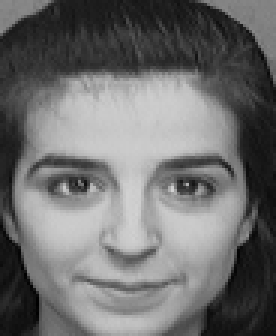
#> input picture ORL/s10_5.bmp, 92 x 112 px, given in place of s1_1.bmp, which was not available (shown 3 times larger)
$ python Main_Func.py
#> lines starting #> are read from the running program, lines starting #| are printed output that depends on the picture; pictures that were not available may be replaced by others from this repository, and a replacement may not be noted
### LoadImage.py
import cv2
from numpy import *
import os
from PIL import Image
import HistogramEqualization
def loadImage(add,ClassNum,countInSameClass,image_total,sizeOfImage):
#> called with add = './ORL/s', ClassNum = 40, countInSameClass = 10, image_total = 400, sizeOfImage = 10304
    FaceMat = mat(zeros((image_total, sizeOfImage)))
    label = mat(zeros((1, image_total)))
    m=0
    for i in range(1,ClassNum+1):
        for j in range(1,countInSameClass+1):
            try:
                img = cv2.imread(add+str(i)+'_'+str(j)+'.bmp',0)
#> img is the input picture: shape (112, 92); min 0, max 210, mean 110.3
                cv2.imshow('1', img)
                img = HistogramEqualization.junhenghua(img)
                Image.fromarray(img).show()
                cv2.waitKey(0)
                os.system("pause")
            except:
                print 'load %s failed'%i
            FaceMat[m,:] = mat(img).flatten()
            label[:,m] = i
            m = m + 1
    return FaceMat.T,label

### HistogramEqualization.py
import cv2
from numpy import *

# [9 lines left out: function HistGraphGray, not called in this run]


def junhenghua(image):
    height,width = shape(image)
#> height = 112; width = 92
    NumPixel = zeros((256))

    for i in range(0,height):
        for j in range(0,width):
            NumPixel[image[i][j]] = NumPixel[image[i][j]]+1
#> after the loop, NumPixel = 256 values, max 178 at index 201, min 0 at index 211, mean 40.25


    ProbPixel = zeros((256))
    for i in range(0,256):

        ProbPixel[i] = NumPixel[i]/(height * width * 1.0)
#> after the loop, ProbPixel = 256 values, max 0.0173 at index 201, min 0 at index 211, mean 0.00391

    CumuPixel = zeros((256))
    for i in range(0,256):
        if i == 0 :
            CumuPixel[i] = ProbPixel[i]
        else:
            CumuPixel[i] = CumuPixel[i-1]+ProbPixel[i]
#> after the loop, CumuPixel = 256 values from 9.7e-05 to 1


    CumuPixel = uint8(255.* CumuPixel+0.5)
#> CumuPixel = 256 values from 0 to 255

    img2 = zeros((height,width))
    for i in range(0,height):
        for j in range(0,width):
            img2[i][j] = CumuPixel[image[i][j]]
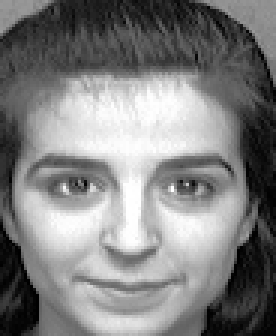
#> img2: shape (112, 92) float64 (shown 3 times larger); min 0, max 255, mean 128.3

    return img2
    # [21 lines of commented-out code are left out]

### LDA.py
#coding:utf-8
from numpy import *
import LBP
import cv2
import knn
import HistogramEqualization
#图片大小
rows = 92
cols = 112
imagesize=cols*rows
#人脸类别数：
ClassNum = 40
#每类脸的训练样本数：
train_samplesize = 5
#总训练样本数：
train_tol = ClassNum*train_samplesize
#
train = range(1,train_samplesize)
#特征维数
Eigen_num = 40
#每类脸的测试样本数：
new_testSampleSize = 5
new_test_tol = new_testSampleSize
#分类器计数变量：
test_NUM = 1
# [18 lines of commented-out code are left out]

# [14 lines left out: function loadImageSet_many, not called in this run]

def Eigenface(FaceMat,Eigen_num):
    NN,Train_num = shape(FaceMat)
    Mean_Image = mean(FaceMat,1)#参数为1，对各行求均值
    diffTrain = FaceMat - Mean_Image

    eigvals, eigVects = linalg.eig(mat((diffTrain.T * diffTrain)/(Train_num-1)))
    eigSortIndex = argsort(-eigvals)  # 从大到小排序，默认从小到大，参数为负表示降序
    V = mat(eigVects[:, eigSortIndex[:Eigen_num]])#取特征向量的前四十维

    #取前40大的特征值

    for i in range(1,Eigen_num+1):
        disc_value = mat(eigvals[eigSortIndex[:i]])


    disc_set = mat(zeros((NN,Eigen_num)))

    Train_set = diffTrain / sqrt(Train_num - 1)
    for k in range(0, Eigen_num):
        a = Train_set * V[:,k] #a为10000*1
        b =float (1/sqrt(disc_value[:,k]))
        disc_set[:,k] = b*a
    disc_set = real(disc_set)

    return disc_set,disc_value,Mean_Image


# [20 lines left out: function count, not called in this run]

# [13 lines of commented-out code are left out]

def LDA(FaceMat,label):
    FaceMat_set = FaceMat.T
    disc_set,disc_value,MeanImage = Eigenface(FaceMat_set,Eigen_num)
    #训练样本的第一次投影
    train_pro = disc_set.T*FaceMat.T
    #训练样本总体均值及每类均值
    total_mean = mean(train_pro,1)
    EachClassMean = mat(zeros((Eigen_num,ClassNum)))
    EachClassNum = mat(zeros((1,ClassNum)))
    m=0
    temp = mat(zeros((Eigen_num,train_samplesize+1)))
    for i in range(1,ClassNum+1):
        for j in range(1,train_samplesize+1):
            temp[:,j]= train_pro[:,m]
            m=m+1
        EachClassMean[:,i-1] = mean(temp,1)

    #构造Fai_b,Fai_w,计算Sb，Sw

    Fai_b = mat(zeros((Eigen_num,ClassNum)))#每一类
    Fai_w = mat(zeros((Eigen_num,train_tol)))#总类

    #计算类间差
    temp1 = EachClassMean - total_mean
    Fai_b = sqrt(train_samplesize)*temp1

    #计算类内差
    for i in range(0,train_tol):
        Fai_w[:,i] = train_pro[:,i] - EachClassMean[:,int(label[0,i])-1]

    Sb = Fai_b*Fai_b.T
    Sw = Fai_w*Fai_w.T

    LDA_dim = ClassNum-1

    eig_val,eig_vec = linalg.eig(Sw.I*Sb)
    eigSortIndex = argsort(-eig_val)  # 从大到小排序，默认从小到大，参数为负表示降序
    W_LDA = mat(eig_vec[:, eigSortIndex[:LDA_dim]])  # 取LDA方向
    a = 0
    #训练样本再次投影
    train_final = W_LDA.T*train_pro

    for test_NUM in range(1,ClassNum+1):
        print 'test_num in for'+str(test_NUM)
        a += (count(disc_set,W_LDA,train_final,label,test_NUM));
    print 'average is '+str(float(a/ClassNum))

### Main_Func.py
import LoadImage
import LBP
import LDA
ClassNum = 40
countInSameClass = 10
image_total = ClassNum*countInSameClass
sizeOfImage = 112*92
if __name__ == '__main__':
    FaceMat,label = LoadImage.loadImage('./ORL/s',ClassNum,countInSameClass,image_total,sizeOfImage)
#> in loadImage, `FaceMat[m,:] = mat(img).flatten()`:
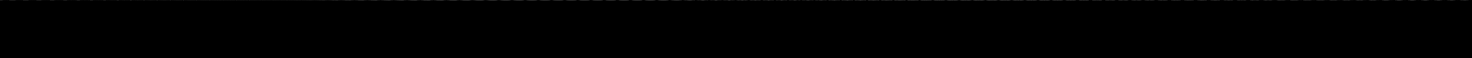
#> FaceMat: shape (400, 10304) float64 (shown at 1/7 size); min 0, max 255, mean 0.3
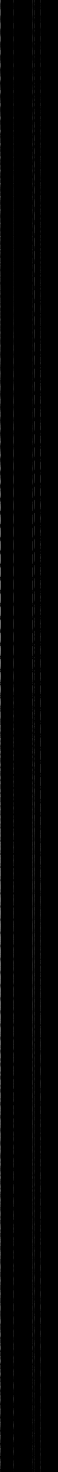
#> FaceMat: shape (10304, 400) float64 (shown at 1/7 size); 98.25% of the values are NaN or infinite; the others: min 0, max 255, mean 128.4; drawn with min black, max white, NaN and infinite black
    # FaceMat_fromLBP = LBP.LBP(92,112,FaceMat)
    LDA.LDA(FaceMat.T,label)
#> in Eigenface, `diffTrain = FaceMat - Mean_Image`: diffTrain: shape (10304, 400) float64; every value is NaN or infinite
#> (the run stopped early here; a loop or call above may not have finished)
